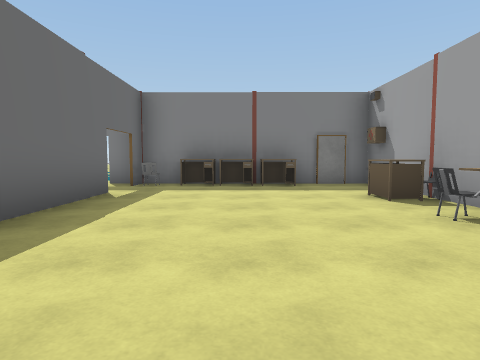
[1] (above)

24 first-person views from a walk through a 3-D level made in the Unity game engine. The camera is 1.2 m above the floor, tilts 4° down and sees 75° across. The floor is counted in squares, 2 m on a side. Each view is taken from the middle of a square. On the plan, view 1 faces up. The plan holds only what a view shows up to about 9 squares ahead; the rest is blank. The place goes on beyond the plan. Door leaves are left out, so doorways stand open. Some surface patterns are stand-ins.

[2]
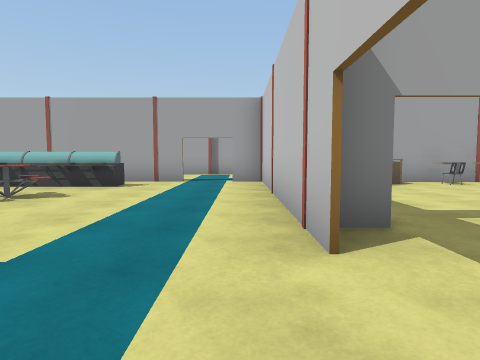

[3]
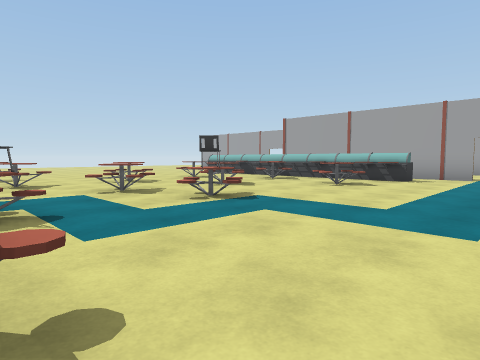

[4]
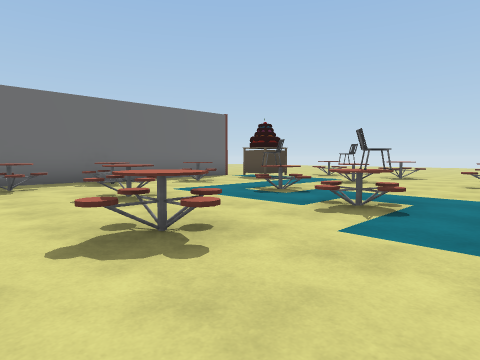

[5]
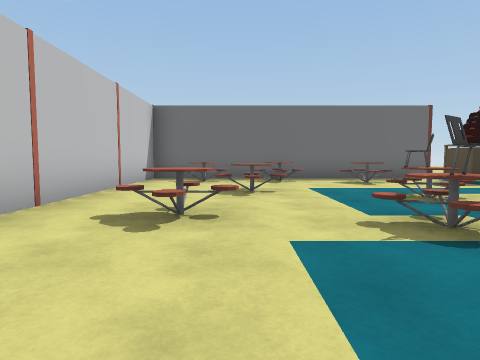

[6]
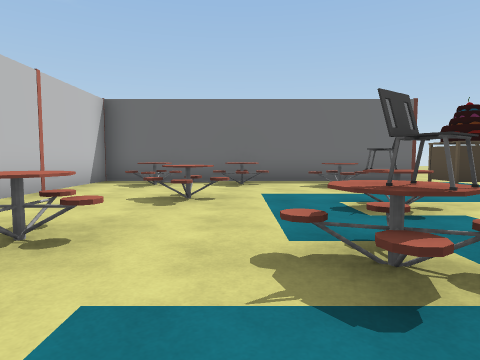

[7]
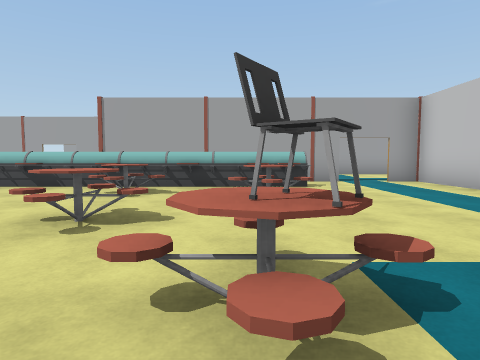

[8]
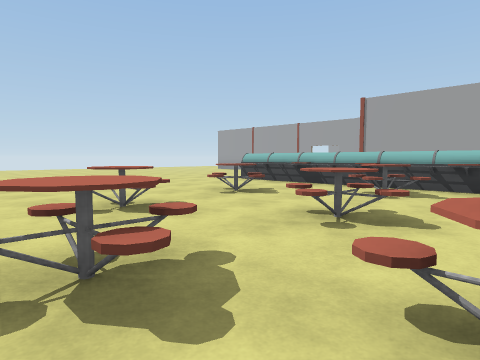

[9]
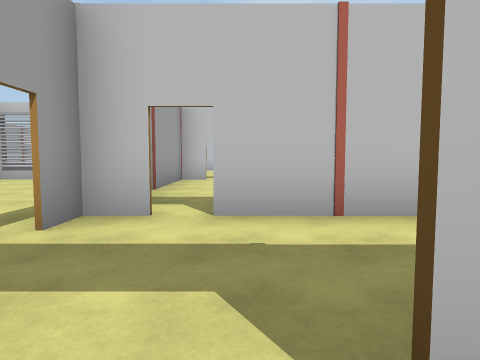

[10]
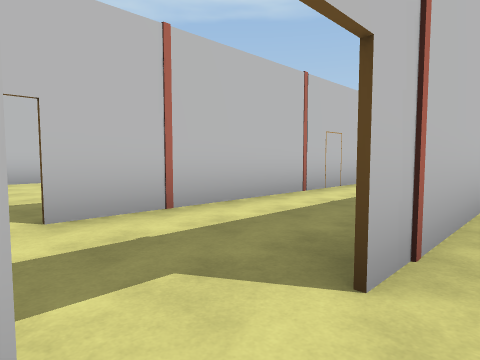

[11]
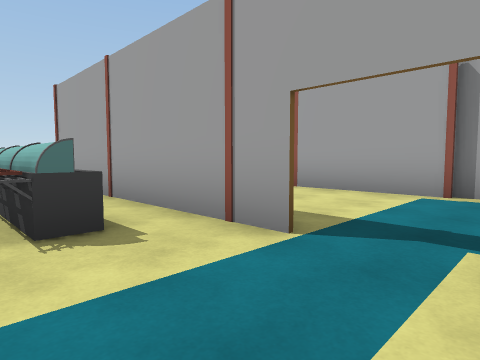

[12]
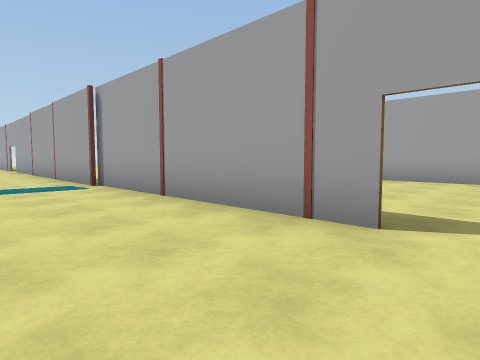

[13]
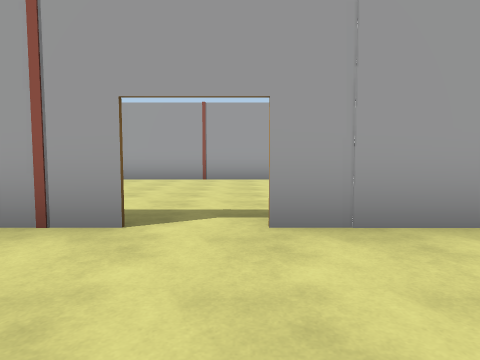

[14]
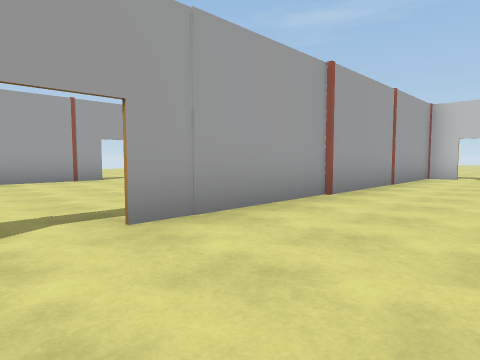

[15]
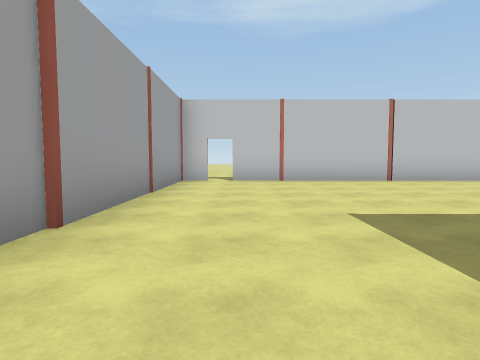

[16]
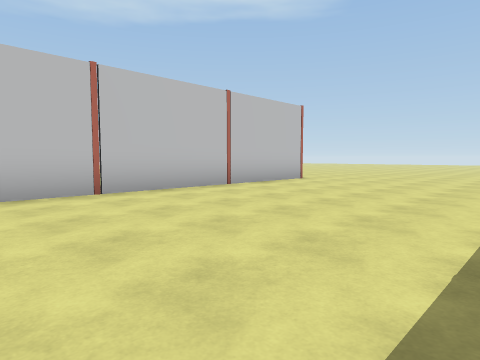

[17]
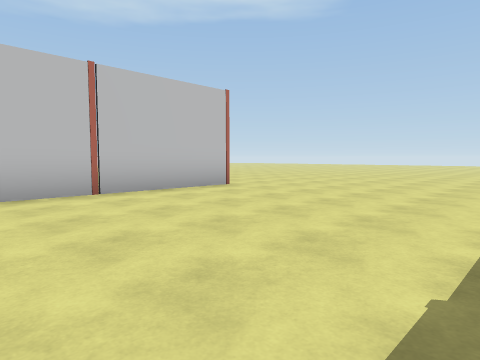

[18]
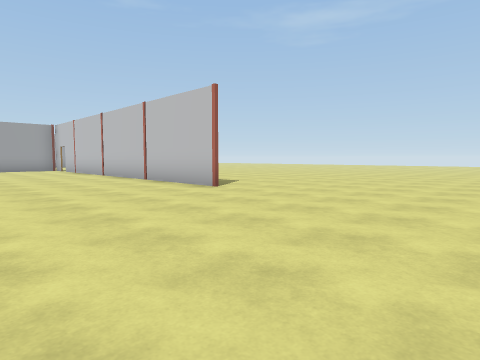

[19]
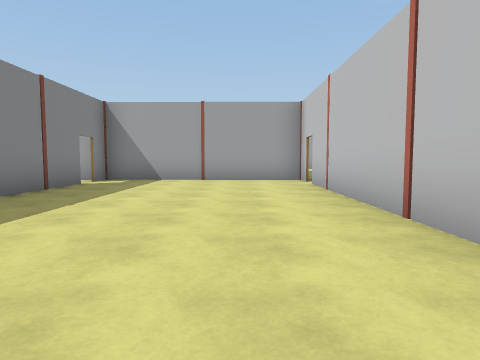

[20]
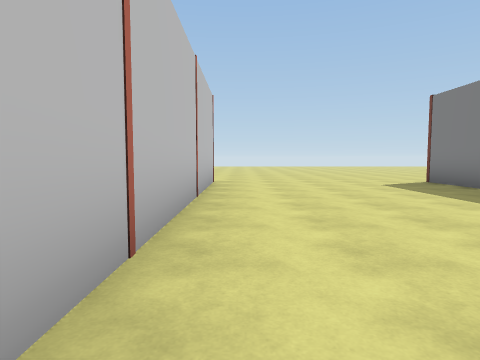

[21]
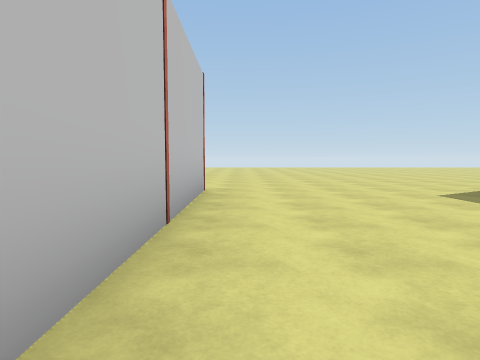

[22]
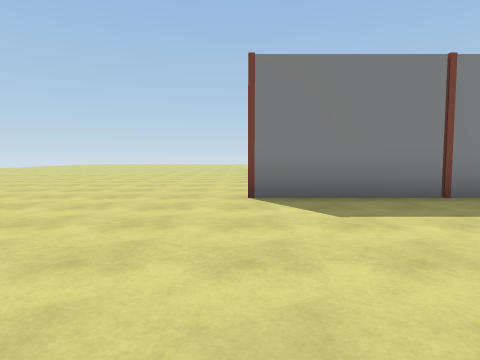

[23]
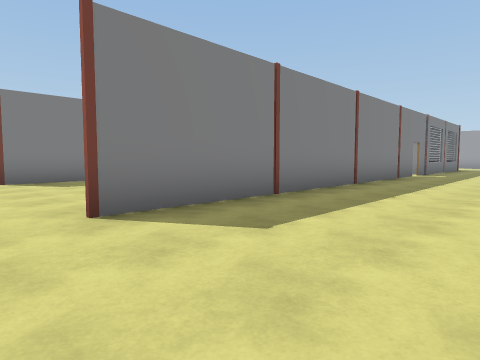

[24]
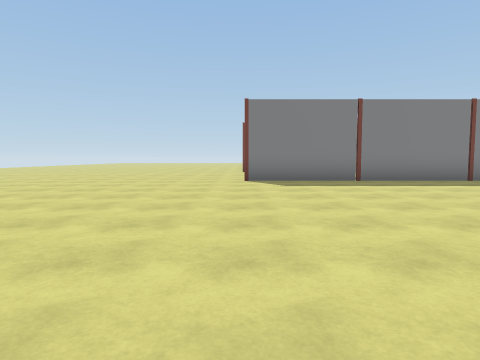

### Floor plan
Points are (right, up) in squares from view 1. A wall is a line through its corners. A room is listed if a view was taken in it or the views show most of it. See-through windows are left out.
Room 1 (views 1, 2, 3, 4, 5, 6, 7, 8, 9, 10, 11)
walls: (-3.1, 7.4) (-1.5, 7.4); (-2.3, 7.4) (-2.3, 6.6); (-2.3, 5.5) (-2.3, 2.9); (1.4, 7.4) (3.1, 7.4); (3, 9.4) (3, 15.6); (3.1, 7.3) (1.4, 7.3); (3, 1.9) (3, 8.2); (-13.2, 15.6) (-13.2, 7.4) (-4.2, 7.4); (1.8, -0.7) (2.8, -0.7)
ways out: open door at (3, 8.5) to room 2; open door at (-3.5, 7) to room 4; open door at (-2, 6) to room 4; opening at (-13, 16)
objects: table (-12, 9); table (-12, 11); table (-12, 13) to (-11, 13); other object (-12, 15) to (-11, 16); table (-10, 10) to (-9, 10); chair (-9, 13); other object (-9, 16); table (-8, 9) to (-7, 10); chair (-7, 12); table (-6, 16) to (-5, 16); table (-5, 13) to (-4, 14); chair (-4, 12); table (-4, 15) to (-3, 16); table (-2, 13) to (-2, 14); table (-1, 7); table (-1, 11) to (0, 12); table (-1, 16); table (0, 7); table (0, 14) to (1, 14); table (1, 7); chair (2, 3); table (2, 5); other object (2, 11); other object (2, 12); other object (2, 13); other object (2, 14); other object (2, 15); other object (2, 16)
Room 2 (views 12, 13, 14, 15, 16, 17, 18, 23, 24)
walls: (-5.4, -0.7) (-13.9, -0.7); (5.8, -7.3) (6.7, -7.3) (6.7, 1.8); (6.7, 3) (6.7, 12.2); (-5, -7.3) (5.2, -7.3); (12.8, -0.5) (12.8, 5.4)
ways out: open door at (3, 8.5) to room 1; opening at (-14.5, -1) to room 3; gap at (-3.5, -1) to room 3; opening at (13, -1); gap at (5, -7)
Room 3 (views 19, 20, 21, 22)
walls: (-10.2, 4.7) (-13.9, 4.7); (-13.9, -0.7) (-3.6, -0.7); (-3.6, 4.7) (-6.2, 4.7); (-3.1, -0.7) (-2.4, -0.7) (-2.4, 5.5); (-2.2, 4.7) (-3.1, 4.7)
ways out: opening at (-14.5, -1) to room 2; gap at (-3.5, -1) to room 2; open door at (-14.5, 5) to room 4; open door at (-3.5, 5) to room 4
Room 4 (no view inside)
walls: (-10.1, 4.8) (-3.6, 4.8); (-3.1, 4.8) (-2.2, 4.8); (-1.4, 7.3) (-3.1, 7.3)
ways out: open door at (-3.5, 7) to room 1; open door at (-2, 6) to room 1; open door at (-14.5, 5) to room 3; open door at (-3.5, 5) to room 3; open door at (-14.5, 7)

Positions as (right, up) in squares from view 1, and headings:
1: (0, 0), facing up
2: (-5, 8), facing right
3: (-7, 8), facing up-right
4: (-5, 8), facing up-left
5: (-4, 10), facing left
6: (-5, 11), facing left
7: (-5, 12), facing right
8: (-5, 12), facing up-right
9: (-4, 8), facing down
10: (-3, 8), facing down-left
11: (1, 8), facing up-right
12: (4, 2), facing up-right
13: (4, 2), facing right
14: (4, 3), facing down-right
15: (5, 1), facing down
16: (3, -2), facing down-left
17: (0, -2), facing down-left
18: (-10, -3), facing down-right
19: (-11, 1), facing right
20: (-6, 0), facing left
21: (-8, 0), facing left
22: (-14, 0), facing up
23: (-15, -4), facing up-right
24: (-14, -9), facing up
